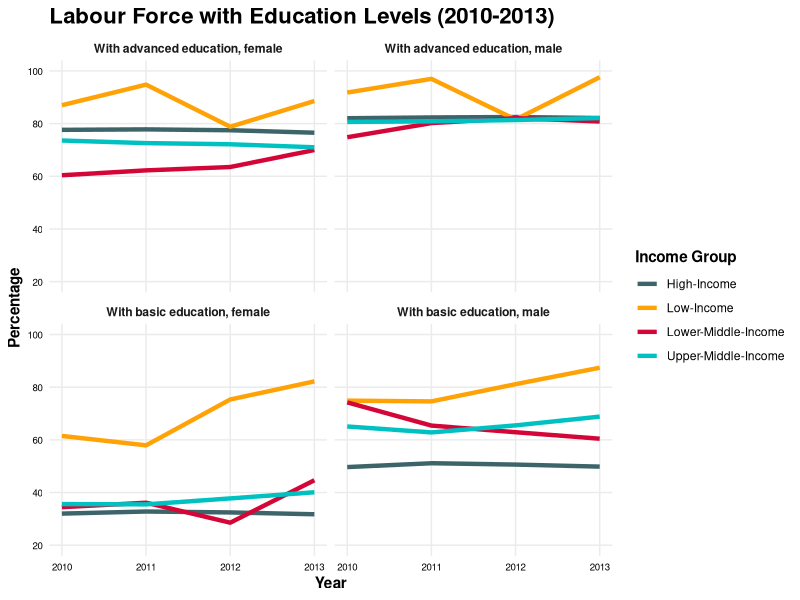
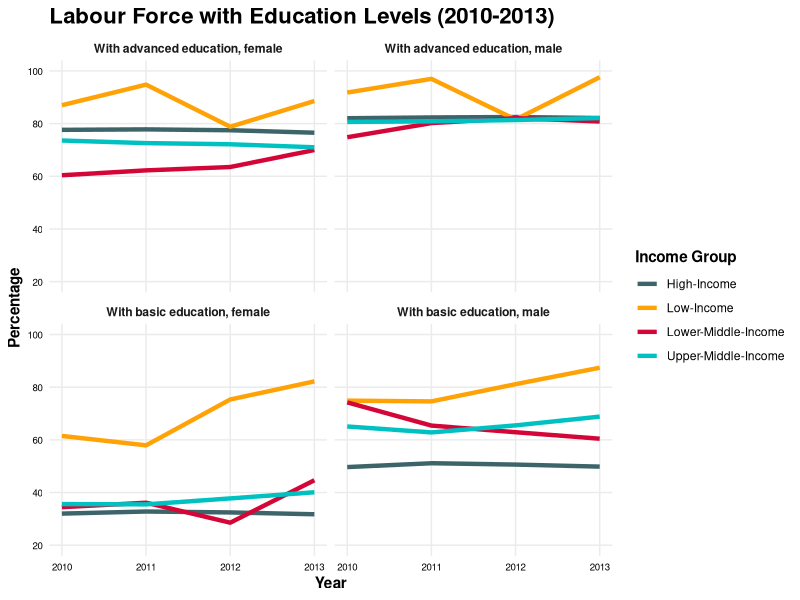
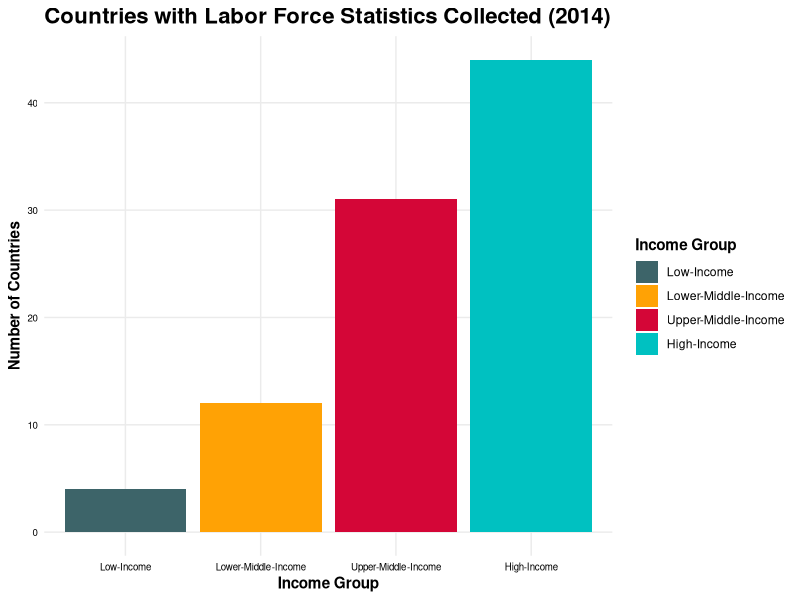

Reproduce these figures in R, in order.
## ---- chunk 1
library(ggplot2)
library(dplyr)
library(tidyr)
## ---- chunk 2
read <- read.csv('../../cleaned_data/labor_force_all.csv')
read <- select(read, -Country.Code, -Indicator.Code)
read$Indicator.Name[read$Indicator.Name == "Labor force with advanced education, female (% of female labor force)"] <- "With advanced education, female"
read$Indicator.Name[read$Indicator.Name == "Labor force with advanced education, male (% of male labor force)"] <- "With advanced education, male"
read$Indicator.Name[read$Indicator.Name == "Labor force with basic education, female (% of female labor force)"] <- "With basic education, female"
read$Indicator.Name[read$Indicator.Name == "Labor force with basic education, male (% of male labor force)"] <- "With basic education, male"
read$Indicator.Name[read$Indicator.Name == "Labor force with advanced education (% of total)"] <- "With advanced education (% total)"
read$Indicator.Name[read$Indicator.Name == "Labor force with basic education (% of total)"] <- "With basic education (% total)"
unique_values1 <- unique(read$Indicator.Name)
print(unique_values1)
## ---- chunk 3
# Unpivot the data
read <- pivot_longer(read, cols = -c(1:2), names_to = "Year", values_to = "Value")
read <- na.omit(read)
read$Year <- gsub("X", "", read$Year)
read$Year <- as.numeric(read$Year)
## ---- chunk 4
# Define income groups
low_income <- c(
    "Afghanistan", "Korea, Dem. People's Rep", "South Sudan", "Burkina Faso", "Liberia",
    "Sudan", "Burundi", "Madagascar", "Syrian Arab Republic", "Central African Republic",
    "Malawi", "Togo", "Chad", "Mali", "Uganda", "Congo, Dem. Rep", "Mozambique",
    "Yemen, Rep.", "Eritrea", "Niger", "Ethiopia", "Rwanda", "Gambia, The", "Sierra Leone",
    "Guinea-Bissau", "Somalia"
)

lower_middle_income <- c(
    "Angola", "Jordan", "Philippines", "Algeria", "India", "Samoa", "Bangladesh",
    "Iran, Islamic Rep", "São Tomé and Principe", "Benin", "Kenya", "Senegal", "Bhutan",
    "Kiribati", "Solomon Islands", "Bolivia", "Kyrgyz Republic", "Sri Lanka", "Cabo Verde",
    "Lao PDR", "Tanzania", "Cambodia", "Lebanon", "Tajikistan", "Cameroon", "Lesotho",
    "Timor-Leste", "Comoros", "Mauritania", "Tunisia", "Congo, Rep.", "Micronesia, Fed. Sts.",
    "Ukraine", "Côte d'Ivoire", "Mongolia", "Uzbekistan", "Djibouti", "Morocco", "Vanuatu",
    "Egypt, Arab Rep.", "Myanmar", "Vietnam", "Eswatini", "Nepal", "Zambia", "Ghana",
    "Nicaragua", "Zimbabwe", "Guinea", "Nigeria", "Haiti", "Pakistan", "Honduras",
    "Papua New Guinea"
)

upper_middle_income <- c(
    "Albania", "Fiji", "North Macedonia", "Argentina", "Gabon", "Palau", "Armenia",
    "Georgia", "Paraguay", "Azerbaijan", "Grenada", "Peru", "Belarus", "Guatemala",
    "Russian Federation", "Belize", "Indonesia", "Serbia", "Bosnia and Herzegovina",
    "Iraq", "South Africa", "Botswana", "Jamaica", "St. Lucia", "Brazil", "Kazakhstan",
    "St. Vincent and the Grenadines", "Bulgaria", "Kosovo", "Suriname", "China", "Libya",
    "Thailand", "Colombia", "Malaysia", "Tonga", "Costa Rica", "Maldives", "Türkiye",
    "Cuba", "Marshall Islands", "Turkmenistan", "Dominica", "Mauritius", "Tuvalu",
    "Dominican Republic", "Mexico", "West Bank and Gaza", "El Salvador", "Moldova",
    "Equatorial Guinea", "Montenegro", "Ecuador", "Namibia"
)

high_income <- c(
    "American Samoa", "Germany", "Oman", "Andorra", "Gibraltar", "Panama", "Antigua and Barbuda",
    "Greece", "Poland", "Aruba", "Greenland", "Portugal", "Australia", "Guam", "Puerto Rico",
    "Austria", "Hong Kong SAR, China", "Qatar", "Bahamas, The", "Hungary", "Romania", "Bahrain",
    "Iceland", "San Marino", "Barbados", "Ireland", "Saudi Arabia", "Belgium", "Isle of Man",
    "Seychelles", "Bermuda", "Israel", "Singapore", "British Virgin Islands", "Italy",
    "Sint Maarten (Dutch part)", "Brunei Darussalam", "Japan", "Slovak Republic", "Canada",
    "Korea, Rep.", "Slovenia", "Cayman Islands", "Kuwait", "Spain", "Channel Islands", "Latvia",
    "St. Kitts and Nevis", "Chile", "Liechtenstein", "St. Martin (French part)", "Croatia",
    "Lithuania", "Sweden", "Curaçao", "Luxembourg", "Switzerland", "Cyprus", "Macao SAR, China",
    "Taiwan, China", "Czech Republic", "Malta", "Trinidad and Tobago", "Denmark", "Monaco",
    "Turks and Caicos Islands", "Estonia", "Nauru", "United Arab Emirates", "Faroe Islands",
    "Netherlands", "United Kingdom", "Finland", "New Caledonia", "United States", "France",
    "New Zealand", "Uruguay", "French Polynesia", "Northern Mariana Islands", "Virgin Islands (U.S.)",
    "Guyana", "Norway"
)

# Create income_groups list
income_groups <- list(
    low_income = low_income,
    lower_middle_income = lower_middle_income,
    upper_middle_income = upper_middle_income,
    high_income = high_income
)

## ---- chunk 5


# Function to categorize countries into income groups
categorize_income <- function(country_name) {
  if (country_name %in% income_groups$low_income) {
    return("Low-Income")
  } else if (country_name %in% income_groups$lower_middle_income) {
    return("Lower-Middle-Income")
  } else if (country_name %in% income_groups$upper_middle_income) {
    return("Upper-Middle-Income")
  } else if (country_name %in% income_groups$high_income) {
    return("High-Income")
  } else {
    return(NA) # Handle countries not found in any income group
  }
}

# Apply the function to create a new column with income groupings
read$Income_Group <- sapply(read$Country.Name, categorize_income)


read <- read[!is.na(read$Country.Name), ]

## ---- chunk 6

my_theme <- theme_minimal() +
  theme(
    #plot.background = element_rect(fill = "#2589BD"),
    axis.title.x = element_text(family = "Helvetica", color="black"),
    axis.ticks = element_blank(),
    axis.text = element_text(family = "Helvetica", color="black", size=7),
    plot.subtitle = element_text(family = "Helvetica", face = "italic"),
    #panel.background = element_rect(fill = "#DCEFF9", color="#DCEFF9"),
    panel.grid.minor = element_blank(),
    #panel.grid.major = element_line(color = "#EEF7FC"),
    #legend.key = element_rect(fill = "#EEF7FC", color="#EEF7FC"),
    #legend.background = element_rect(fill="#EEF7FC", color="#124A68"), 
    legend.text = element_text(family = "Helvetica"),
    plot.title = element_text(family = "Helvetica", size = 16, face = "bold"),
    axis.title = element_text(family = "Helvetica", face = "bold"),
    legend.title = element_text(family = "Helvetica", face = "bold"),
    plot.caption = element_text(family = "Helvetica", face = "italic"))

## ---- chunk 7
theme_set(my_theme)
## ---- chunk 8


df <- read[((read$Indicator.Name == "With advanced education, female") | (read$Indicator.Name == "With advanced education, male") | (read$Indicator.Name == "With basic education, female") | (read$Indicator.Name == "With basic education, male")),]
df <- na.omit(df)

## ---- chunk 9

# Calculate average percentage by income group
df_avg <- aggregate(Value ~ Income_Group + Year + Indicator.Name, data = df, FUN = mean, na.rm = TRUE)

# Filter for the years 2010 to 2013
df_avg <- df_avg[df_avg$Year >= 2010 & df_avg$Year <= 2013, ]


tiana_palette <- c("#3d6469", "#ffa205", "#d40637", "#00c1c1")

# Define the plot function
plot_fun <- function(df, df_label, title) {
  ggplot(df, aes(x = Year, y = Value, color = Income_Group)) +
    geom_line() +
    geom_text(data = df_label, aes(label = Income_Group),
              nudge_x = 0.5, nudge_y = 3, check_overlap = TRUE) +
    scale_color_manual(values = tiana_palette, name = "Country") +
    ylim(20, 100) + 
    labs(title = title,
         x = "Year",
         y = "Percentage") +
    theme(legend.position = "none")
}

# Create line plot with facets for each gender and education level
facet_plot <- ggplot(df_avg, aes(x = Year, y = Value, color = Income_Group)) +
  geom_line(size = 1.5) +
  scale_color_manual(values = tiana_palette, name = "Income Group") +
  ylim(20, 100) +
  labs(title = "Labour Force with Education Levels (2010-2013)",
       x = "Year",
       y = "Percentage") +
  facet_wrap(~Indicator.Name, strip.position = "top") + 
  theme(
    strip.text = element_text(face = "bold")
  )

print(facet_plot)

ggsave("line_plot.png", facet_plot, width = 10, height = 8)
## ---- chunk 10

income_group_count <- df[c('Country.Name', 'Income_Group')]
income_group_count <- unique(income_group_count)

income_group_count <- income_group_count %>%
  group_by(Income_Group) %>%
  summarise(Count = n_distinct(Country.Name))

# Reorder factor levels for Income_Group from low to high income
income_group_count$Income_Group <- factor(income_group_count$Income_Group, levels = c("Low-Income", "Lower-Middle-Income", "Upper-Middle-Income", "High-Income"))

# Bar Plot to show Count of Country for each Income Group
labor <- ggplot(income_group_count, aes(x = Income_Group, y = Count, fill = Income_Group)) +
  geom_bar(stat = "identity") +
  scale_fill_manual(values = tiana_palette, name = "Income Group") +
  labs(title = "Countries with Labor Force Statistics Collected (2014)",
       x = "Income Group",
       y = "Number of Countries")

ggsave("labor_barplot.png", labor, width = 7, height = 4)
